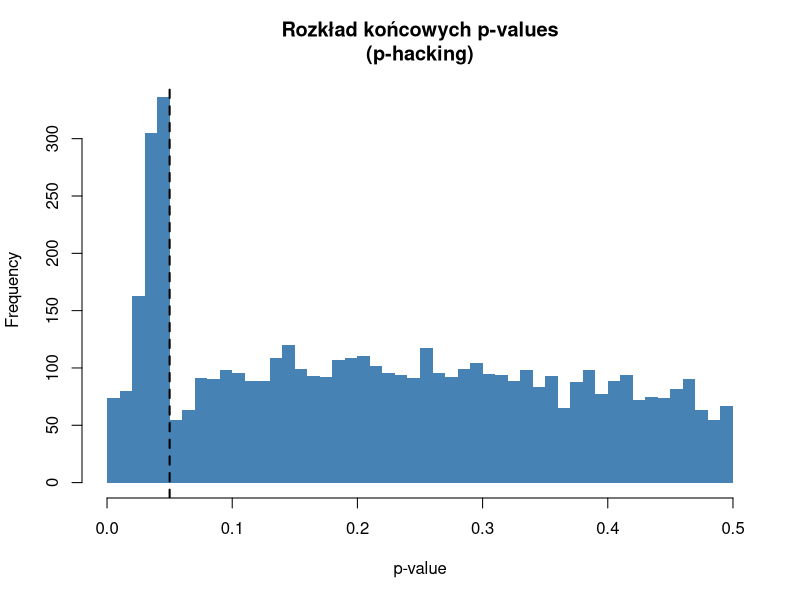
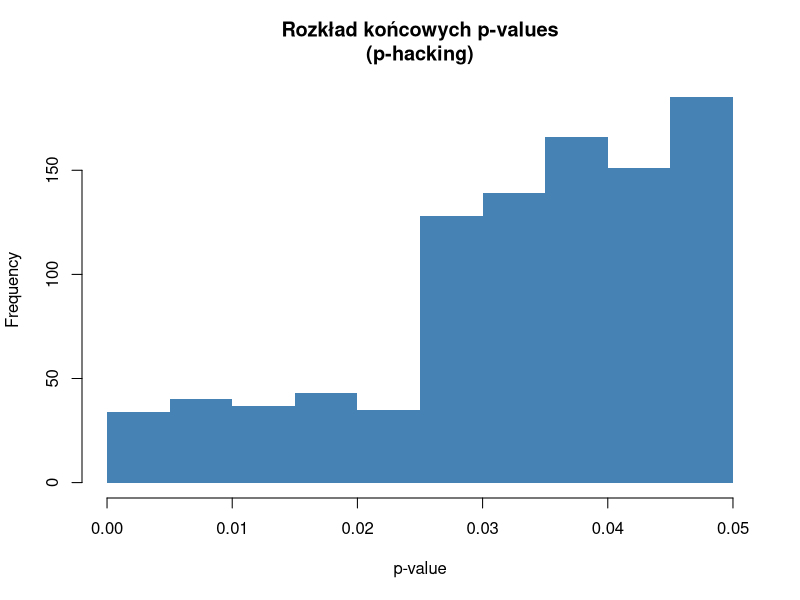

The R script that drew these images, in order:
set.seed(2025)

hack_the_p <- function(n0 = 40, # początkowy N na grupę
                       max_extra = 40, # ile osób max można dobrać
                       trim_sd = 2) { # próg przycinania outlierów
  
  # Generujemy brak efektu
  x <- rnorm(n0)
  y <- rnorm(n0)
  
  # 1) Klasyczny, dwustronny test t
  p <- t.test(x, y, var.equal = TRUE)$p.value
  if (p < .05) return(p)
  
  # 2) Jednostronny test w "korzystniejszym" kierunku
  p_one <- min(t.test(x, y, alternative = "less")$p.value,
               t.test(x, y, alternative = "greater")$p.value)
  if (p_one < .05) return(p_one)
  
  # 2) Usuwamy outliery (> trim_sd SD) i znów przeprowadzamy dwustronny test, licząc, że będzie bardziej korzystny
  x_trim <- x[abs(scale(x)) < trim_sd]
  y_trim <- y[abs(scale(y)) < trim_sd]
  p_trim <- t.test(x_trim, y_trim, var.equal = TRUE)$p.value
  if (p_trim < .05) return(p_trim)
  
  # 3) Test nieparametryczny (Wilcoxon), licząć, że on "lepiej wyjdzie"
  p_rank <- wilcox.test(x, y)$p.value
  if (p_rank < .05) return(p_rank)
  
  # 4) Sekwencyjne dobieranie próby ("peeking")
  add_each <- 2                      # dobieramy po dwie osoby na grupę
  reps <- max_extra / add_each
  for (i in seq_len(reps)) {
    x <- c(x, rnorm(add_each))
    y <- c(y, rnorm(add_each))
    p_seq <- t.test(x, y, var.equal = TRUE)$p.value # przeprowadzamy test ponownie
    if (p_seq < .05) return(p_seq)
  }
  
  # jeśli nigdy p < .05, zwracamy najmniejsze p z tych uzyskanych (najbardziej "sexy" wynik)
  return(min(p, p_one, p_rank, p_seq))
}

B <- 5000
p_vals <- replicate(B, hack_the_p())

hist(p_vals, 
     breaks = 40, 
     main = "Rozkład końcowych p-values\n(p-hacking)",
     xlab = "p-value",
     col = "steelblue",
     border = NA)
abline(v = .05, lty = 2, lwd = 2)

hist(p_vals[p_vals < 0.05],
     breaks = 10,
     main = "Rozkład końcowych p-values\n(p-hacking)",
     xlab = "p-value", 
     col = "steelblue", 
     border = NA)